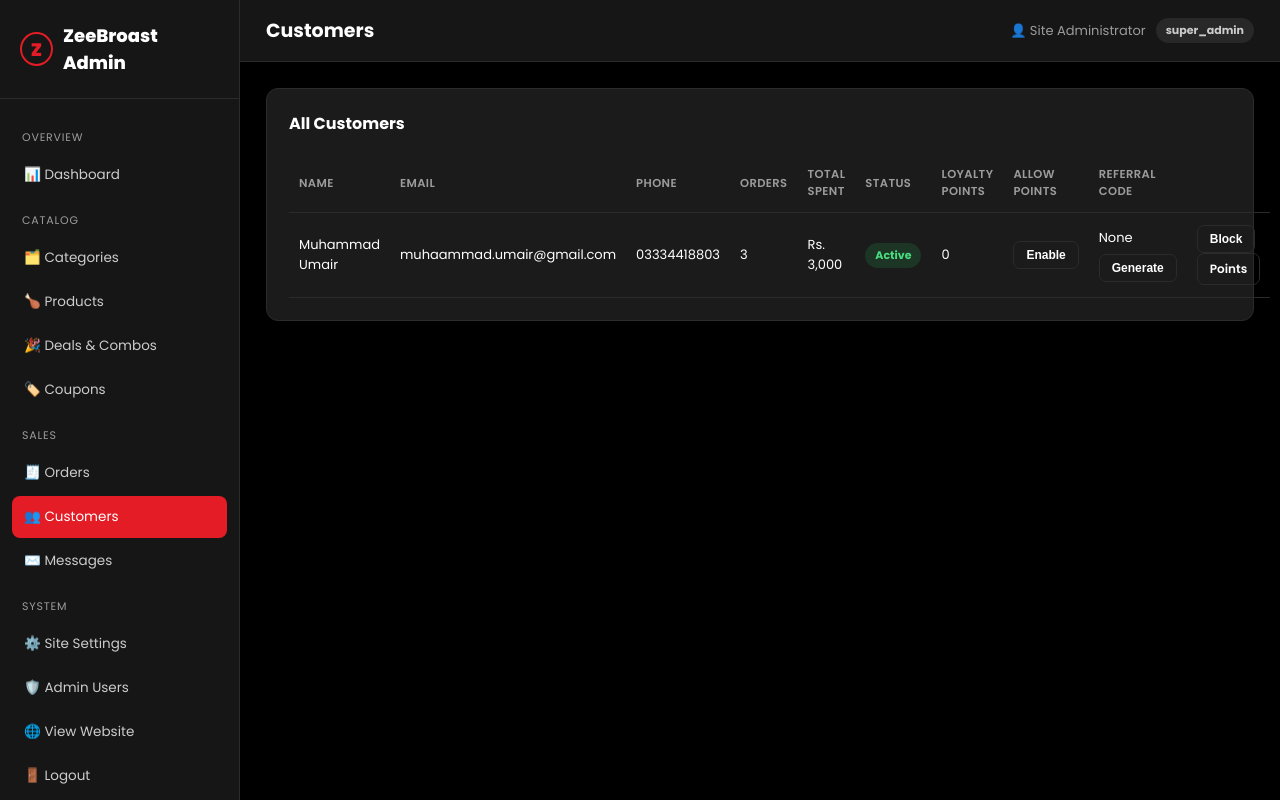
The app's page /admin/customers.php (signed in) with its own data.
### tables this page shows
CREATE TABLE `users` (
  `id` INT UNSIGNED NOT NULL AUTO_INCREMENT,
  `full_name` VARCHAR(150) NOT NULL,
  `email` VARCHAR(150) NOT NULL,
  `phone` VARCHAR(30) NULL,
  `password` VARCHAR(255) NOT NULL,
  `status` ENUM('active','blocked') NOT NULL DEFAULT 'active',
  `allow_referral_points` TINYINT(1) NOT NULL DEFAULT 0 COMMENT 'Admin-controlled: eligible to earn/redeem loyalty points',
  `created_at` TIMESTAMP NOT NULL DEFAULT CURRENT_TIMESTAMP,
  PRIMARY KEY (`id`),
  UNIQUE KEY `uq_user_email` (`email`)
);

### includes/functions.php (called while the page is built, shortened)
<?php
function setting(string $key, $default = '')
{
    static $cache = null;
    if ($cache === null) {
        $cache = [];
        $stmt = db()->query('SELECT setting_key, setting_value FROM settings');
        foreach ($stmt->fetchAll() as $row) {
            $cache[$row['setting_key']] = $row['setting_value'];
        }
    }
    return $cache[$key] ?? $default;
}
function e(?string $value): string
{
    return htmlspecialchars($value ?? '', ENT_QUOTES, 'UTF-8');
}
function money($amount): string
{
    return setting('currency_symbol', 'Rs.') . ' ' . number_format((float)$amount);
}
function base_url(string $path = ''): string
{
    return BASE_URL . '/' . ltrim($path, '/');
}
function is_admin_logged_in(): bool
{
    return !empty($_SESSION['admin_id']);
}
function current_admin(): ?array
{
    static $admin = null;
    if ($admin === null) {
        $stmt = db()->prepare('SELECT id, full_name, email, role FROM admin_users WHERE id = ?');
        $stmt->execute([$_SESSION['admin_id']]);
        $admin = $stmt->fetch() ?: null;
    }
    return $admin;
}

### config/database.php (called while the page is built, shortened)
<?php
function db(): PDO
{
    static $pdo = null;
    if ($pdo === null) {
        $dsn = 'mysql:host=' . DB_HOST . ';dbname=' . DB_NAME . ';charset=' . DB_CHARSET;
        $options = [
            PDO::ATTR_ERRMODE            => PDO::ERRMODE_EXCEPTION,
            PDO::ATTR_DEFAULT_FETCH_MODE => PDO::FETCH_ASSOC,
            PDO::ATTR_EMULATE_PREPARES   => false,
        ];
        try {
            $pdo = new PDO($dsn, DB_USER, DB_PASS, $options);
        } catch (PDOException $e) {
            die('Database connection failed. Please try again later.');
        }
    }
    return $pdo;
}

### admin/customers.php (the view, shortened to what this page needs)
<?php
$admin_page_title = 'Customers';
$active_admin = 'customers';
$pdo = db();
$customers = $pdo->query("SELECT u.*, (SELECT COUNT(*) FROM orders o WHERE o.user_id = u.id) AS order_count, (SELECT COALESCE(SUM(total),0) FROM orders o WHERE o.user_id = u.id AND o.status != 'cancelled') AS total_spent, (SELECT COALESCE(SUM(points),0) FROM loyalty_points_transactions t WHERE t.user_id = u.id) AS points_balance, (SELECT uc.code FROM user_coupon_codes uc WHERE uc.user_id = u.id ORDER BY uc.id DESC LIMIT 1) AS referral_code, (SELECT uc.status FROM user_coupon_codes uc WHERE uc.user_id = u.id ORDER BY uc.id DESC LIMIT 1) AS referral_status FROM users u ORDER BY u.created_at DESC")->fetchAll();
require_once __DIR__ . '/includes/header.php';
?>
<div class="panel">
  <div class="panel-head"><h2>All Customers</h2></div>
  <table>
    <thead><tr><th>Name</th><th>Email</th><th>Phone</th><th>Orders</th><th>Total Spent</th><th>Status</th><th>Loyalty Points</th><th>Allow Points</th><th>Referral Code</th><th></th></tr></thead>
    <tbody>
      <?php foreach ($customers as $c): ?>
      <tr>
        <td><?= e($c['full_name']) ?></td>
        <td><?= e($c['email']) ?></td>
        <td><?= e($c['phone'] ?: '—') ?></td>
        <td><?= (int)$c['order_count'] ?></td>
        <td><?= money($c['total_spent']) ?></td>
        <td><span class="badge <?= $c['status'] === 'active' ? 'badge-green' : 'badge-red' ?>"><?= e(ucfirst($c['status'])) ?></span></td>
        <td><?= (int)$c['points_balance'] ?></td>
        <td>
          <form method="post">
            <button type="submit" class="btn btn-outline btn-sm"><?= !empty($c['allow_referral_points']) ? '✅ Enabled' : 'Enable' ?></button>
          </form>
        </td>
        <td>
          <?php if ($c['referral_code']): ?>
            <strong><?= e($c['referral_code']) ?></strong><br><span class="badge badge-gray" style="font-size:10px"><?= e(ucfirst($c['referral_status'])) ?></span>
          <?php else: ?>
            <span class="muted">None</span>
          <?php endif; ?>
          <form method="post" style="margin-top:6px">
            <button type="submit" class="btn btn-outline btn-sm" onclick="return confirm('Generate a new referral code for this customer?');"><?= $c['referral_code'] ? 'Regenerate' : 'Generate' ?></button>
          </form>
        </td>
        <td>
          <form method="post">
            <button type="submit" class="btn btn-outline btn-sm"><?= $c['status'] === 'active' ? 'Block' : 'Unblock' ?></button>
          </form>
          <a href="<?= base_url('admin/loyalty-points.php?user_id=' . (int)$c['id']) ?>" class="btn btn-outline btn-sm">Points</a>
        </td>
      </tr>
      <?php endforeach; ?>
    </tbody>
  </table>
</div>
<?php require_once __DIR__ . '/includes/footer.php'; ?>

### admin/includes/header.php (shortened to what this page needs)
<?php
$admin = current_admin();
$active_admin = $active_admin ?? '';
?>
<!DOCTYPE html>
<html lang="en">
<head>
<link rel="stylesheet" href="<?= base_url('admin/assets/css/admin.css') ?>">
</head>
<body>
<aside class="admin-sidebar">
  <div class="brand"><span class="mark">Z</span> ZeeBroast Admin</div>
  <nav>
    <div class="group-label">Overview</div>
    <a href="<?= base_url('admin/index.php') ?>" class="<?= $active_admin === 'dashboard' ? 'active' : '' ?>">📊 Dashboard</a>
    <div class="group-label">Catalog</div>
    <a href="<?= base_url('admin/categories.php') ?>" class="<?= $active_admin === 'categories' ? 'active' : '' ?>">🗂️ Categories</a>
    <a href="<?= base_url('admin/products.php') ?>" class="<?= $active_admin === 'products' ? 'active' : '' ?>">🍗 Products</a>
    <a href="<?= base_url('admin/deals.php') ?>" class="<?= $active_admin === 'deals' ? 'active' : '' ?>">🎉 Deals &amp; Combos</a>
    <a href="<?= base_url('admin/coupons.php') ?>" class="<?= $active_admin === 'coupons' ? 'active' : '' ?>">🏷️ Coupons</a>
    <div class="group-label">Sales</div>
    <a href="<?= base_url('admin/orders.php') ?>" class="<?= $active_admin === 'orders' ? 'active' : '' ?>">🧾 Orders</a>
    <a href="<?= base_url('admin/customers.php') ?>" class="<?= $active_admin === 'customers' ? 'active' : '' ?>">👥 Customers</a>
    <a href="<?= base_url('admin/messages.php') ?>" class="<?= $active_admin === 'messages' ? 'active' : '' ?>">✉️ Messages</a>
    <div class="group-label">System</div>
    <a href="<?= base_url('admin/settings.php') ?>" class="<?= $active_admin === 'settings' ? 'active' : '' ?>">⚙️ Site Settings</a>
    <a href="<?= base_url('admin/admin-users.php') ?>" class="<?= $active_admin === 'admin-users' ? 'active' : '' ?>">🛡️ Admin Users</a>
    <a href="<?= base_url('index.php') ?>" target="_blank">🌐 View Website</a>
    <a href="<?= base_url('admin/logout.php') ?>">🚪 Logout</a>
  </nav>
</aside>
<div class="admin-main">
  <div class="admin-topbar">
    <h1><?= e($admin_page_title ?? 'Dashboard') ?></h1>
    <div class="admin-user">👤 <?= e($admin['full_name'] ?? '') ?> <span class="badge badge-gray"><?= e($admin['role'] ?? '') ?></span></div>
  </div>
  <div class="admin-content">

### admin/assets/css/admin.css (style rules this page uses)
:root { --bg: #000000; --panel: #161616; --card: #1b1b1b; --border: #2b2b2b; --red: #e31c25; --red-dark: #b7141b; --text: #fff; --muted: #9c9c9c; --radius: 12px; }
* { box-sizing: border-box; margin: 0; padding: 0; }
body { font-family: 'Poppins', sans-serif; background: #000000; color: var(--text); font-size: 14px; display: flex; min-height: 100vh; }
a { text-decoration: none; color: inherit; }
.admin-sidebar { width: 240px; background: var(--panel); border-right: 1px solid var(--border); position: sticky; top: 0; height: 100vh; overflow-y: auto; flex: none; }
.admin-sidebar .brand { padding: 22px 20px; display: flex; align-items: center; gap: 10px; font-weight: 800; font-size: 18px; border-bottom: 1px solid var(--border); }
.admin-sidebar .brand .mark { width: 34px; height: 34px; border-radius: 50%; border: 2px solid var(--red); display: flex; align-items: center; justify-content: center; color: var(--red); font-weight: 900; }
.admin-sidebar nav { padding: 16px 12px; }
.admin-sidebar nav .group-label { font-size: 11px; text-transform: uppercase; letter-spacing: .8px; color: var(--muted); padding: 14px 10px 8px; }
.admin-sidebar nav a { display: flex; align-items: center; gap: 10px; padding: 11px 12px; border-radius: 8px; font-size: 13.5px; color: #ccc; margin-bottom: 2px; }
.admin-sidebar nav a.active { background: var(--red); color: #fff; }
.admin-main { flex: 1; min-width: 0; }
.admin-topbar { display: flex; align-items: center; justify-content: space-between; padding: 16px 26px; border-bottom: 1px solid var(--border); background: var(--panel); }
.admin-topbar h1 { font-size: 19px; font-weight: 700; }
.admin-user { display: flex; align-items: center; gap: 10px; font-size: 13px; color: var(--muted); }
.admin-content { padding: 26px; }
.panel { background: var(--card); border: 1px solid var(--border); border-radius: var(--radius); padding: 22px; margin-bottom: 22px; }
.panel-head { display: flex; align-items: center; justify-content: space-between; margin-bottom: 18px; }
.panel-head h2 { font-size: 16px; font-weight: 700; }
table { width: 100%; border-collapse: collapse; }
th, td { text-align: left; padding: 12px 10px; font-size: 13px; border-bottom: 1px solid var(--border); }
th { color: var(--muted); font-weight: 600; font-size: 11.5px; text-transform: uppercase; letter-spacing: .4px; }
.btn { display: inline-flex; align-items: center; gap: 6px; padding: 9px 16px; border-radius: 7px; font-weight: 600; font-size: 13px; border: none; cursor: pointer; }
.btn-outline { background: transparent; border: 1px solid var(--border); color: #fff; }
.btn-sm { padding: 6px 12px; font-size: 12px; }
.badge { display: inline-flex; padding: 4px 10px; border-radius: 20px; font-size: 11px; font-weight: 700; }
.badge-green { background: rgba(34,197,94,.15); color: #4ade80; }
.badge-gray { background: rgba(255,255,255,.08); color: #ccc; }

### records on screen
users: full_name "Muhammad Umair", email "muhaammad.umair@gmail.com", phone "03334418803", order_count "3", total_spent "Rs. 3,000", status "Active", points_balance "0", allow_referral_points "Enable", shows "Block"

### other values on screen
$admin_page_title "Customers"
$admin['full_name'] "Site Administrator"
$admin['role'] "super_admin"
